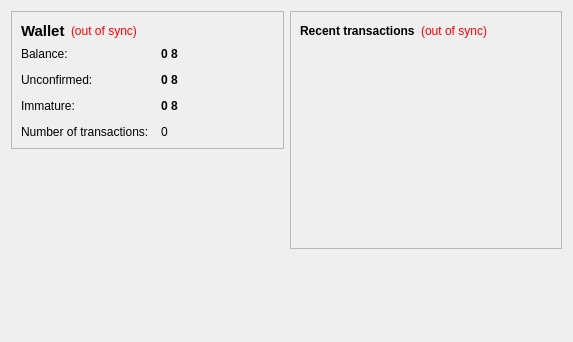
<?xml version="1.0" encoding="UTF-8"?>
<ui version="4.0">
 <class>OverviewPage</class>
 <widget class="QWidget" name="OverviewPage">
  <property name="geometry">
   <rect>
    <x>0</x>
    <y>0</y>
    <width>573</width>
    <height>342</height>
   </rect>
  </property>
  <property name="windowTitle">
   <string>Form</string>
  </property>
  <layout class="QHBoxLayout" name="horizontalLayout" stretch="1,1">
   <item>
    <layout class="QVBoxLayout" name="verticalLayout_2">
     <item>
      <widget class="QFrame" name="frame">
       <property name="frameShape">
        <enum>QFrame::StyledPanel</enum>
       </property>
       <property name="frameShadow">
        <enum>QFrame::Raised</enum>
       </property>
       <layout class="QVBoxLayout" name="verticalLayout_4">
        <item>
         <layout class="QHBoxLayout" name="horizontalLayout_4">
          <item>
           <widget class="QLabel" name="label_5">
            <property name="font">
             <font>
              <pointsize>11</pointsize>
              <weight>75</weight>
              <bold>true</bold>
             </font>
            </property>
            <property name="text">
             <string>Wallet</string>
            </property>
           </widget>
          </item>
          <item>
           <widget class="QLabel" name="labelWalletStatus">
            <property name="toolTip">
             <string>The displayed information may be out of date. Your wallet automatically synchronizes with the 8Coin network after a connection is established, but this process has not completed yet.</string>
            </property>
            <property name="styleSheet">
             <string notr="true">QLabel { color: red; }</string>
            </property>
            <property name="text">
             <string notr="true">(out of sync)</string>
            </property>
            <property name="alignment">
             <set>Qt::AlignLeading|Qt::AlignLeft|Qt::AlignVCenter</set>
            </property>
           </widget>
          </item>
          <item>
           <spacer name="horizontalSpacer_2">
            <property name="orientation">
             <enum>Qt::Horizontal</enum>
            </property>
            <property name="sizeHint" stdset="0">
             <size>
              <width>40</width>
              <height>20</height>
             </size>
            </property>
           </spacer>
          </item>
         </layout>
        </item>
        <item>
         <layout class="QFormLayout" name="formLayout_2">
          <property name="fieldGrowthPolicy">
           <enum>QFormLayout::AllNonFixedFieldsGrow</enum>
          </property>
          <property name="horizontalSpacing">
           <number>12</number>
          </property>
          <property name="verticalSpacing">
           <number>12</number>
          </property>
          <item row="0" column="0">
           <widget class="QLabel" name="label">
            <property name="text">
             <string>Balance:</string>
            </property>
           </widget>
          </item>
          <item row="0" column="1">
           <widget class="QLabel" name="labelBalance">
            <property name="font">
             <font>
              <weight>75</weight>
              <bold>true</bold>
             </font>
            </property>
            <property name="cursor">
             <cursorShape>IBeamCursor</cursorShape>
            </property>
            <property name="toolTip">
             <string>Your current balance</string>
            </property>
            <property name="text">
             <string notr="true">0 8</string>
            </property>
            <property name="textInteractionFlags">
             <set>Qt::LinksAccessibleByMouse|Qt::TextSelectableByKeyboard|Qt::TextSelectableByMouse</set>
            </property>
           </widget>
          </item>
          <item row="1" column="0">
           <widget class="QLabel" name="label_3">
            <property name="text">
             <string>Unconfirmed:</string>
            </property>
           </widget>
          </item>
          <item row="1" column="1">
           <widget class="QLabel" name="labelUnconfirmed">
            <property name="font">
             <font>
              <weight>75</weight>
              <bold>true</bold>
             </font>
            </property>
            <property name="cursor">
             <cursorShape>IBeamCursor</cursorShape>
            </property>
            <property name="toolTip">
             <string>Total of transactions that have yet to be confirmed, and do not yet count toward the current balance</string>
            </property>
            <property name="text">
             <string notr="true">0 8</string>
            </property>
            <property name="textInteractionFlags">
             <set>Qt::LinksAccessibleByMouse|Qt::TextSelectableByKeyboard|Qt::TextSelectableByMouse</set>
            </property>
           </widget>
          </item>
          <item row="3" column="0">
           <widget class="QLabel" name="label_2">
            <property name="text">
             <string>Number of transactions:</string>
            </property>
           </widget>
          </item>
          <item row="3" column="1">
           <widget class="QLabel" name="labelNumTransactions">
            <property name="toolTip">
             <string>Total number of transactions in wallet</string>
            </property>
            <property name="text">
             <string notr="true">0</string>
            </property>
           </widget>
          </item>
          <item row="2" column="0">
           <widget class="QLabel" name="labelImmatureText">
            <property name="text">
             <string>Immature:</string>
            </property>
           </widget>
          </item>
          <item row="2" column="1">
           <widget class="QLabel" name="labelImmature">
            <property name="font">
             <font>
              <weight>75</weight>
              <bold>true</bold>
             </font>
            </property>
            <property name="toolTip">
             <string>Mined balance that has not yet matured</string>
            </property>
            <property name="text">
             <string notr="true">0 8</string>
            </property>
            <property name="textInteractionFlags">
             <set>Qt::LinksAccessibleByMouse|Qt::TextSelectableByKeyboard|Qt::TextSelectableByMouse</set>
            </property>
           </widget>
          </item>
         </layout>
        </item>
       </layout>
      </widget>
     </item>
     <item>
    <spacer name="verticalSpacer">
       <property name="orientation">
        <enum>Qt::Vertical</enum>
       </property>
       <property name="sizeHint" stdset="0">
        <size>
         <width>20</width>
         <height>40</height>
        </size>
       </property>
      </spacer>
     </item>
	 <item>
         <widget class="QLabel" name="">
          <property name="text">
           <string/>
          </property>
          <property name="pixmap">
           <pixmap resource="../bitcoin.qrc">:/images/wallet_bgcoin</pixmap>
          </property>
          <property name="scaledContents">
           <bool>false</bool>
          </property>
          <property name="alignment">
           <set>Qt::AlignCenter</set>
          </property>
          <property name="margin">
           <number>-2</number>
          </property>
         </widget>
        </item>
        <item>
         <widget class="QLabel" name="label_6">
          <property name="text">
           <string/>
          </property>
         </widget>
        </item>
    </layout>
   </item>
   <item>
    <layout class="QVBoxLayout" name="verticalLayout_3">
     <item>
      <widget class="QFrame" name="frame_2">
       <property name="frameShape">
        <enum>QFrame::StyledPanel</enum>
       </property>
       <property name="frameShadow">
        <enum>QFrame::Raised</enum>
       </property>
       <layout class="QVBoxLayout" name="verticalLayout">
        <item>
         <layout class="QHBoxLayout" name="horizontalLayout_2">
          <item>
           <widget class="QLabel" name="label_4">
            <property name="text">
             <string>&lt;b&gt;Recent transactions&lt;/b&gt;</string>
            </property>
           </widget>
          </item>
          <item>
           <widget class="QLabel" name="labelTransactionsStatus">
            <property name="toolTip">
             <string>The displayed information may be out of date. Your wallet automatically synchronizes with the 8Coin network after a connection is established, but this process has not completed yet.</string>
            </property>
            <property name="styleSheet">
             <string notr="true">QLabel { color: red; }</string>
            </property>
            <property name="text">
             <string notr="true">(out of sync)</string>
            </property>
            <property name="alignment">
             <set>Qt::AlignRight|Qt::AlignTrailing|Qt::AlignVCenter</set>
            </property>
           </widget>
          </item>
          <item>
           <spacer name="horizontalSpacer">
            <property name="orientation">
             <enum>Qt::Horizontal</enum>
            </property>
            <property name="sizeHint" stdset="0">
             <size>
              <width>40</width>
              <height>20</height>
             </size>
            </property>
           </spacer>
          </item>
         </layout>
        </item>
        <item>
         <widget class="QListView" name="listTransactions">
          <property name="styleSheet">
           <string notr="true">QListView { background: transparent; }</string>
          </property>
          <property name="frameShape">
           <enum>QFrame::NoFrame</enum>
          </property>
          <property name="verticalScrollBarPolicy">
           <enum>Qt::ScrollBarAlwaysOff</enum>
          </property>
          <property name="horizontalScrollBarPolicy">
           <enum>Qt::ScrollBarAlwaysOff</enum>
          </property>
          <property name="selectionMode">
           <enum>QAbstractItemView::NoSelection</enum>
          </property>
         </widget>
        </item>
       </layout>
      </widget>
     </item>
     <item>
      <spacer name="verticalSpacer_2">
       <property name="orientation">
        <enum>Qt::Vertical</enum>
       </property>
       <property name="sizeHint" stdset="0">
        <size>
         <width>20</width>
         <height>40</height>
        </size>
       </property>
      </spacer>
     </item>
    </layout>
   </item>
  </layout>
 </widget>
 <resources/>
 <connections/>
</ui>
